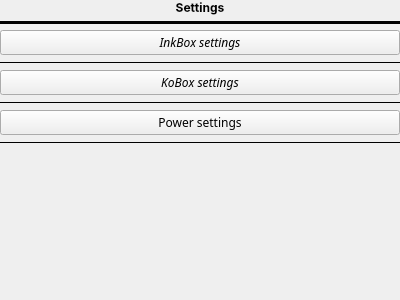
<?xml version="1.0" encoding="UTF-8"?>
<ui version="4.0">
 <class>SettingsChooserWidget</class>
 <widget class="QWidget" name="SettingsChooserWidget">
  <property name="geometry">
   <rect>
    <x>0</x>
    <y>0</y>
    <width>400</width>
    <height>300</height>
   </rect>
  </property>
  <property name="windowTitle">
   <string>Form</string>
  </property>
  <layout class="QVBoxLayout" name="verticalLayout">
   <property name="leftMargin">
    <number>0</number>
   </property>
   <property name="topMargin">
    <number>0</number>
   </property>
   <property name="rightMargin">
    <number>0</number>
   </property>
   <property name="bottomMargin">
    <number>0</number>
   </property>
   <item>
    <layout class="QGridLayout" name="gridLayout">
     <item row="2" column="0">
      <widget class="QPushButton" name="inkboxSettingsBtn">
       <property name="font">
        <font>
         <family>Chivo</family>
         <weight>50</weight>
         <italic>true</italic>
         <bold>false</bold>
        </font>
       </property>
       <property name="text">
        <string>InkBox settings</string>
       </property>
      </widget>
     </item>
     <item row="6" column="0">
      <widget class="QPushButton" name="powerSettingsBtn">
       <property name="font">
        <font>
         <family>Chivo</family>
        </font>
       </property>
       <property name="text">
        <string>Power settings</string>
       </property>
      </widget>
     </item>
     <item row="1" column="0">
      <widget class="Line" name="line">
       <property name="frameShadow">
        <enum>QFrame::Plain</enum>
       </property>
       <property name="lineWidth">
        <number>3</number>
       </property>
       <property name="orientation">
        <enum>Qt::Horizontal</enum>
       </property>
      </widget>
     </item>
     <item row="0" column="0">
      <widget class="QLabel" name="label">
       <property name="font">
        <font>
         <family>Inter</family>
         <weight>75</weight>
         <bold>true</bold>
        </font>
       </property>
       <property name="text">
        <string>Settings</string>
       </property>
       <property name="alignment">
        <set>Qt::AlignCenter</set>
       </property>
      </widget>
     </item>
     <item row="4" column="0">
      <widget class="QPushButton" name="koboxSettingsBtn">
       <property name="font">
        <font>
         <family>Chivo</family>
         <italic>true</italic>
        </font>
       </property>
       <property name="text">
        <string>KoBox settings</string>
       </property>
      </widget>
     </item>
     <item row="3" column="0">
      <widget class="Line" name="line_2">
       <property name="frameShadow">
        <enum>QFrame::Plain</enum>
       </property>
       <property name="orientation">
        <enum>Qt::Horizontal</enum>
       </property>
      </widget>
     </item>
     <item row="8" column="0">
      <spacer name="verticalSpacer">
       <property name="orientation">
        <enum>Qt::Vertical</enum>
       </property>
       <property name="sizeHint" stdset="0">
        <size>
         <width>20</width>
         <height>40</height>
        </size>
       </property>
      </spacer>
     </item>
     <item row="5" column="0">
      <widget class="Line" name="line_3">
       <property name="frameShadow">
        <enum>QFrame::Plain</enum>
       </property>
       <property name="orientation">
        <enum>Qt::Horizontal</enum>
       </property>
      </widget>
     </item>
     <item row="7" column="0">
      <widget class="Line" name="line_4">
       <property name="frameShadow">
        <enum>QFrame::Plain</enum>
       </property>
       <property name="lineWidth">
        <number>1</number>
       </property>
       <property name="orientation">
        <enum>Qt::Horizontal</enum>
       </property>
      </widget>
     </item>
    </layout>
   </item>
  </layout>
 </widget>
 <resources/>
 <connections/>
</ui>
